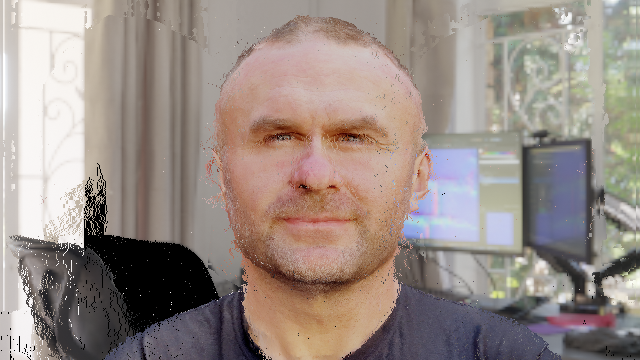
#> input picture IGEV_model_v1/img1.png, 640 x 360 px
$ python -i demoChatRegionbased.py   (imports and definitions only)   (older library calls are emulated)
#> lines starting #> are read from the running program, lines starting #| are printed output that depends on the picture
#> further down, picture is the input picture: shape (360, 640, 3); mean B, G, R 133.3, 139.8, 152.4
import cv2
import numpy as np

def compute_focus_map_uint8(img, ksize=5):
    """Mapu ostrosti voláme na uint8 obraze."""
#> called with ksize = 5
    if img.dtype != np.uint8:
        img = cv2.convertScaleAbs(img)
    gray = cv2.cvtColor(img, cv2.COLOR_BGR2GRAY)
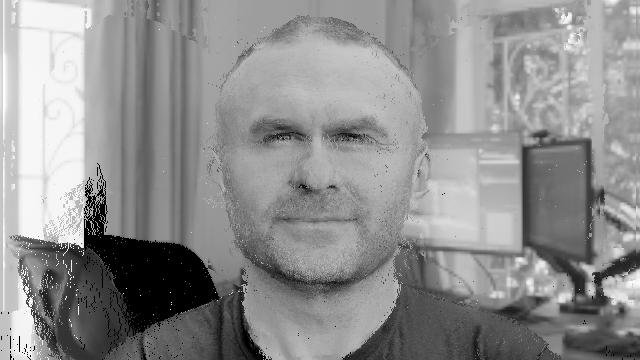
#> gray: shape (360, 640); min 0, max 255, mean 142.8
    lap  = cv2.Laplacian(gray, cv2.CV_64F)
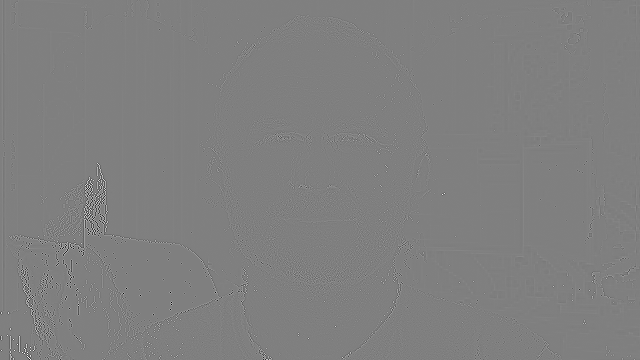
#> lap: shape (360, 640) float64; min -976, max 971, mean 0; drawn with min black and max white
    fm   = np.abs(lap)
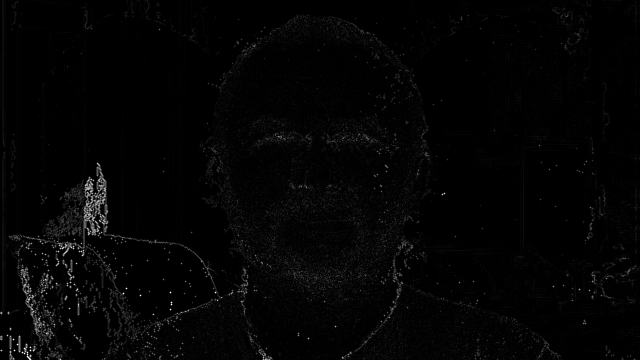
#> fm: shape (360, 640) float64; min 0, max 976, mean 17.2; drawn with min black and max white
    fm   = cv2.GaussianBlur(fm, (ksize, ksize), 0)
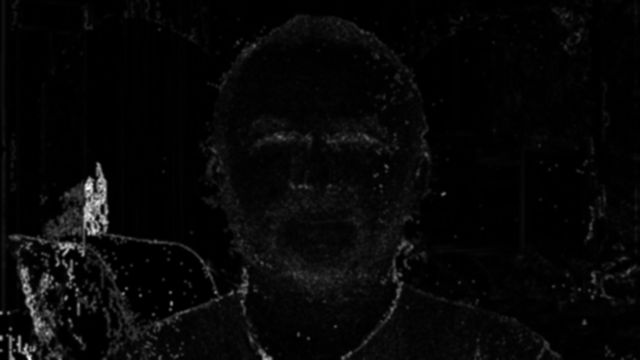
#> fm: shape (360, 640) float64; min 0, max 564.8, mean 17.2; drawn with min black and max white
    return fm.astype(np.float32) + 1e-6

# [106 lines left out: functions region_fusion, region_fusion_with_mask, laplacian_pyramid_blend, not called in this run]

>>> import cv2
>>> picture = cv2.imread('IGEV_model_v1/img1.png')
>>> result = compute_focus_map_uint8(picture)

$ run again, on IGEV_model_v1/img10.png
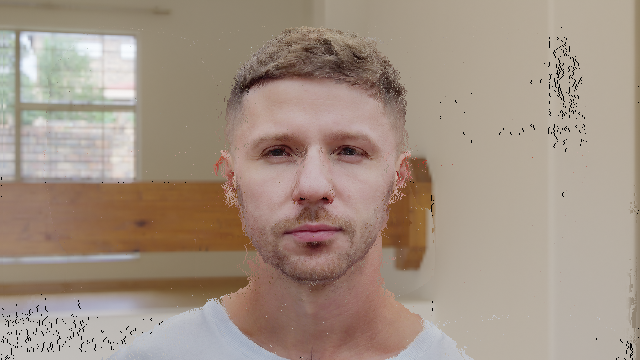
#> input picture IGEV_model_v1/img10.png, 640 x 360 px
#> picture is the input picture: shape (360, 640, 3); mean B, G, R 132.2, 146.1, 163
#> in compute_focus_map_uint8, `lap  = cv2.Laplacian(gray, cv2.CV_64F)`:
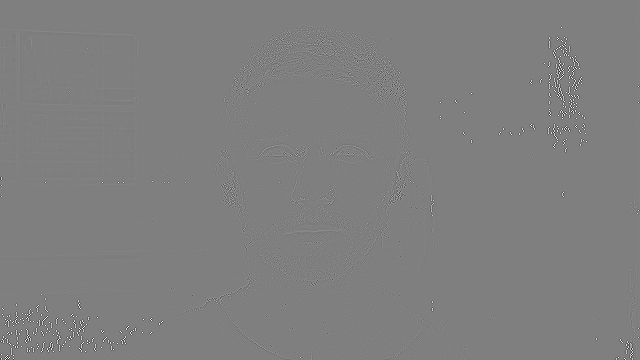
#> lap: shape (360, 640) float64; min -768, max 767, mean 0; drawn with min black and max white
#> in compute_focus_map_uint8, `fm   = np.abs(lap)`:
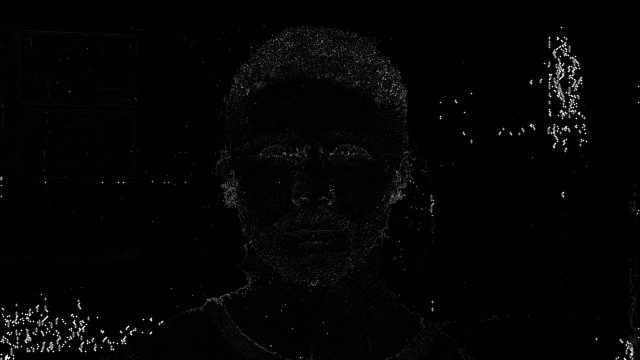
#> fm: shape (360, 640) float64; min 0, max 768, mean 12.6; drawn with min black and max white

$ run again, on IGEV_model_v1/img2.png
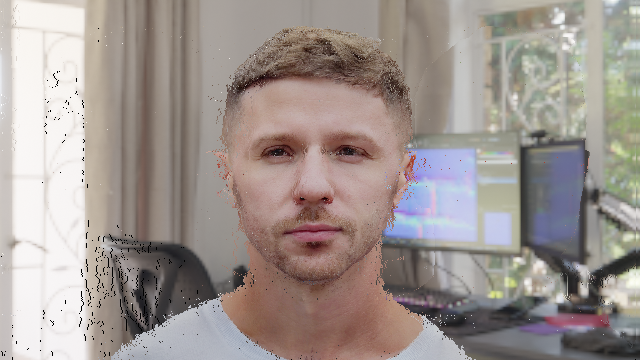
#> input picture IGEV_model_v1/img2.png, 640 x 360 px
#> picture is the input picture: shape (360, 640, 3); mean B, G, R 144.5, 149.1, 159.2
#> in compute_focus_map_uint8, `lap  = cv2.Laplacian(gray, cv2.CV_64F)`:
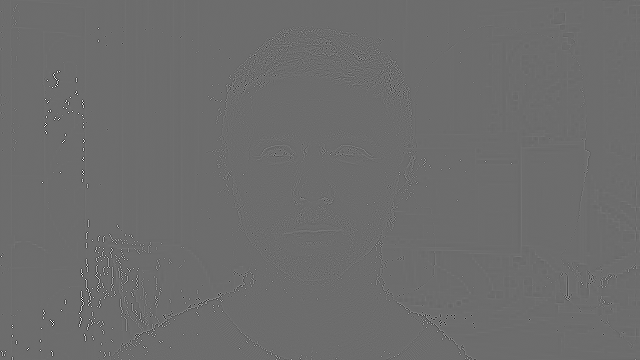
#> lap: shape (360, 640) float64; min -736, max 984, mean 0; drawn with min black and max white
#> in compute_focus_map_uint8, `fm   = np.abs(lap)`:
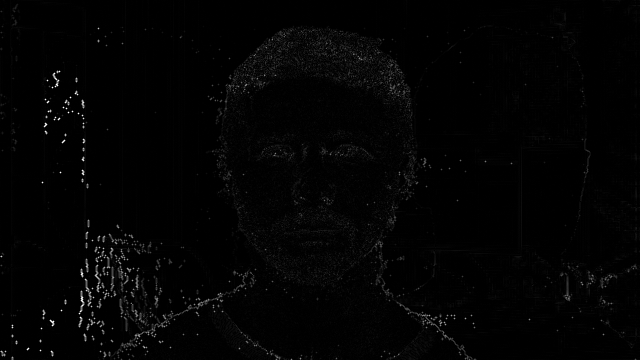
#> fm: shape (360, 640) float64; min 0, max 984, mean 13.7; drawn with min black and max white

$ run again, on IGEV_model_v1/img3.png
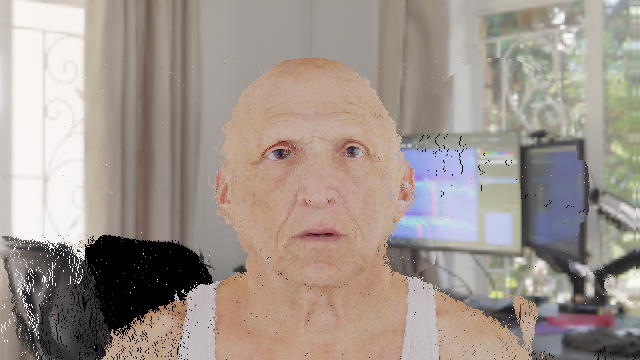
#> input picture IGEV_model_v1/img3.png, 640 x 360 px
#> picture is the input picture: shape (360, 640, 3); mean B, G, R 141.1, 149.1, 160.4
#> in compute_focus_map_uint8, `lap  = cv2.Laplacian(gray, cv2.CV_64F)`:
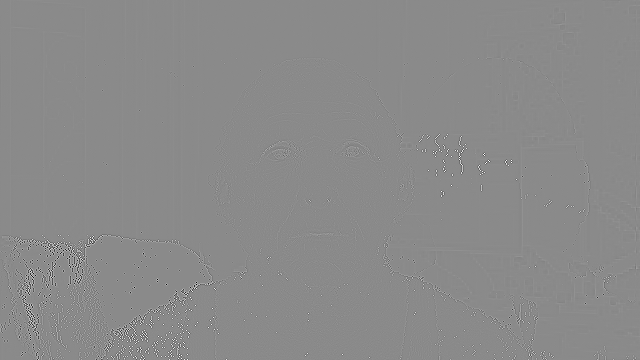
#> lap: shape (360, 640) float64; min -984, max 827, mean 0; drawn with min black and max white
#> in compute_focus_map_uint8, `fm   = cv2.GaussianBlur(fm, (ksize, ksize), 0)`:
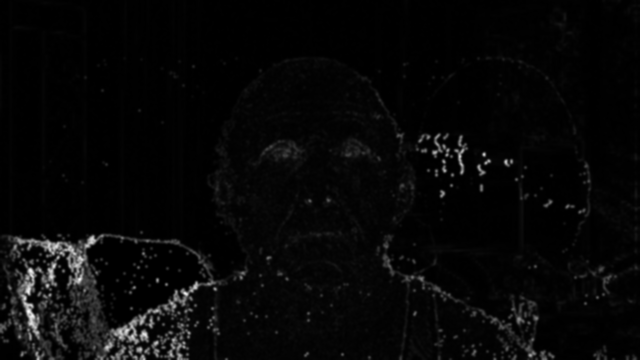
#> fm: shape (360, 640) float64; min 0, max 510.1, mean 15.8; drawn with min black and max white
